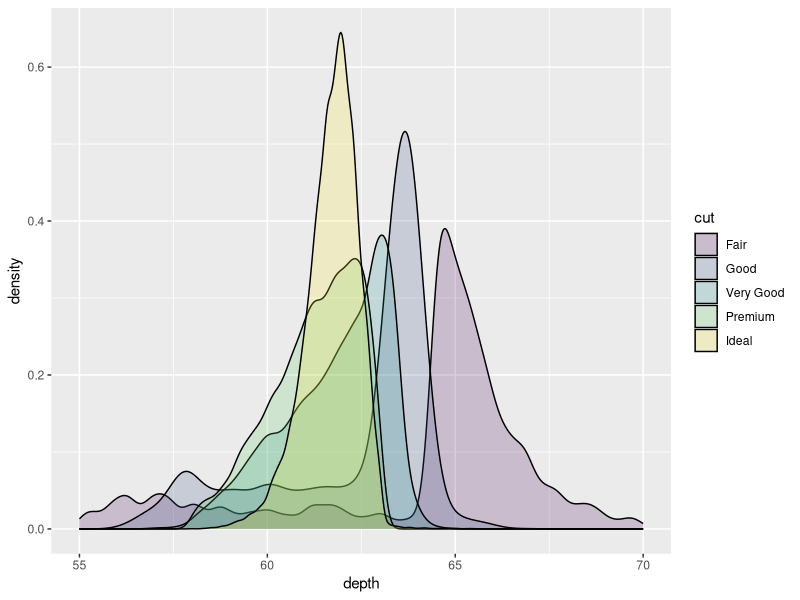
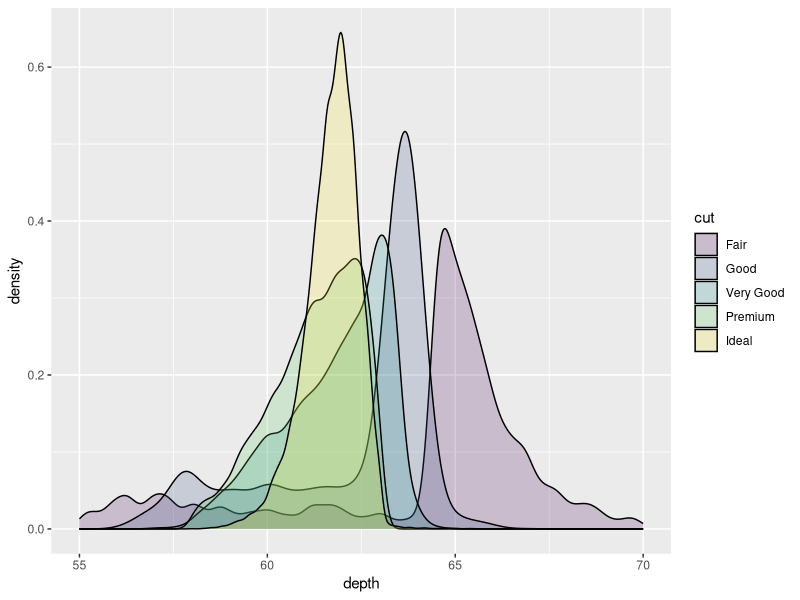

Write the R code that produced these figures, in order.
## ---- chunk 1
# First, define the values whether by calculation or as the output of statistical tests, etc
golden.ratio <- (1 + sqrt(5)) / 2
## ---- chunk 2
x    <- 2 + 2
x.sq <- x^2
seq  <- 1:10 * x
print(seq)
## ---- chunk 3
x    <- 2 + 2
x.sq <- x^2
seq  <- 1:10 * x

rand <- rnorm(n=10, mean=50, sd=10)
data <- data.frame(seq, rand)

linear.fit <- lm(rand ~ seq, data=data)

summary(linear.fit)
## ---- chunk 4
library(ggplot2)
ggplot(diamonds, aes(depth, fill = cut)) +
  geom_density(alpha = 0.2) + 
  xlim(55, 70)
## ---- chunk 5
library(ggplot2)
ggplot(diamonds, aes(depth, fill = cut)) +
  geom_density(alpha = 0.2) + 
  xlim(55, 70)
